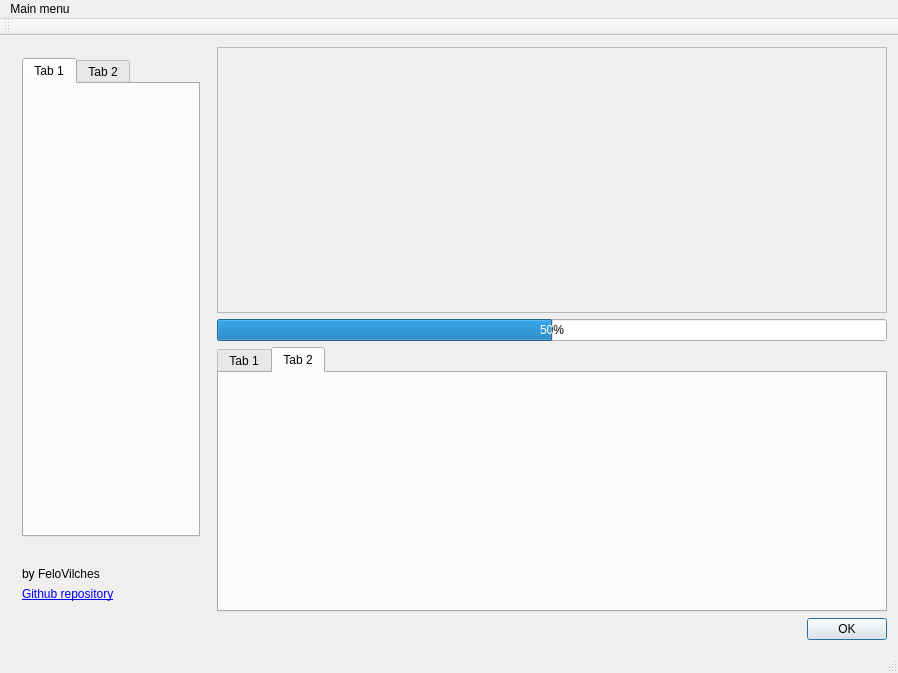
<?xml version="1.0" encoding="UTF-8"?>
<ui version="4.0">
 <class>MainWindow</class>
 <widget class="QMainWindow" name="MainWindow">
  <property name="geometry">
   <rect>
    <x>0</x>
    <y>0</y>
    <width>898</width>
    <height>673</height>
   </rect>
  </property>
  <property name="minimumSize">
   <size>
    <width>550</width>
    <height>450</height>
   </size>
  </property>
  <property name="windowTitle">
   <string>MainWindow</string>
  </property>
  <widget class="QWidget" name="centralWidget">
   <layout class="QVBoxLayout" name="verticalLayout_2">
    <item>
     <layout class="QHBoxLayout" name="horizontalLayout">
      <item>
       <widget class="QWidget" name="widget" native="true">
        <property name="minimumSize">
         <size>
          <width>200</width>
          <height>0</height>
         </size>
        </property>
        <property name="maximumSize">
         <size>
          <width>200</width>
          <height>16777215</height>
         </size>
        </property>
        <layout class="QVBoxLayout" name="verticalLayout_4">
         <item>
          <widget class="QTabWidget" name="tabs">
           <widget class="QWidget" name="tab_3">
            <attribute name="title">
             <string>Tab 1</string>
            </attribute>
           </widget>
           <widget class="QWidget" name="tab_4">
            <attribute name="title">
             <string>Tab 2</string>
            </attribute>
           </widget>
          </widget>
         </item>
         <item>
          <widget class="QWidget" name="menuContainer" native="true">
           <property name="minimumSize">
            <size>
             <width>0</width>
             <height>0</height>
            </size>
           </property>
           <layout class="QVBoxLayout" name="verticalLayout_7">
            <property name="leftMargin">
             <number>0</number>
            </property>
            <property name="topMargin">
             <number>0</number>
            </property>
            <property name="rightMargin">
             <number>0</number>
            </property>
            <property name="bottomMargin">
             <number>0</number>
            </property>
            <item>
             <layout class="QVBoxLayout" name="verticalLayout_6"/>
            </item>
           </layout>
          </widget>
         </item>
         <item>
          <widget class="QFrame" name="frame">
           <property name="minimumSize">
            <size>
             <width>0</width>
             <height>80</height>
            </size>
           </property>
           <property name="maximumSize">
            <size>
             <width>16777215</width>
             <height>200</height>
            </size>
           </property>
           <property name="frameShape">
            <enum>QFrame::NoFrame</enum>
           </property>
           <property name="frameShadow">
            <enum>QFrame::Plain</enum>
           </property>
           <property name="lineWidth">
            <number>0</number>
           </property>
           <layout class="QVBoxLayout" name="verticalLayout_5">
            <property name="leftMargin">
             <number>0</number>
            </property>
            <property name="topMargin">
             <number>0</number>
            </property>
            <item>
             <layout class="QVBoxLayout" name="verticalLayout_3">
              <item>
               <widget class="QLabel" name="label">
                <property name="text">
                 <string>by FeloVilches</string>
                </property>
                <property name="alignment">
                 <set>Qt::AlignBottom|Qt::AlignLeading|Qt::AlignLeft</set>
                </property>
               </widget>
              </item>
              <item>
               <widget class="QLabel" name="githubLabel">
                <property name="text">
                 <string>&lt;a href=&quot;https://github.com/FeloVilches/Qt5-Examples-Templates&quot;&gt;Github repository&lt;/a&gt;</string>
                </property>
                <property name="textFormat">
                 <enum>Qt::RichText</enum>
                </property>
                <property name="alignment">
                 <set>Qt::AlignLeading|Qt::AlignLeft|Qt::AlignTop</set>
                </property>
               </widget>
              </item>
             </layout>
            </item>
           </layout>
          </widget>
         </item>
        </layout>
       </widget>
      </item>
      <item>
       <layout class="QVBoxLayout" name="verticalLayout">
        <item>
         <widget class="QScrollArea" name="upperContainer">
          <property name="sizePolicy">
           <sizepolicy hsizetype="Expanding" vsizetype="Expanding">
            <horstretch>0</horstretch>
            <verstretch>0</verstretch>
           </sizepolicy>
          </property>
          <property name="sizeAdjustPolicy">
           <enum>QAbstractScrollArea::AdjustToContents</enum>
          </property>
          <property name="widgetResizable">
           <bool>true</bool>
          </property>
          <property name="alignment">
           <set>Qt::AlignCenter</set>
          </property>
          <widget class="QWidget" name="upperContainerWidget">
           <property name="geometry">
            <rect>
             <x>0</x>
             <y>0</y>
             <width>668</width>
             <height>261</height>
            </rect>
           </property>
          </widget>
         </widget>
        </item>
        <item>
         <widget class="QProgressBar" name="progressBar">
          <property name="value">
           <number>50</number>
          </property>
         </widget>
        </item>
        <item>
         <widget class="QTabWidget" name="tabWidget">
          <property name="minimumSize">
           <size>
            <width>0</width>
            <height>200</height>
           </size>
          </property>
          <property name="currentIndex">
           <number>1</number>
          </property>
          <widget class="QWidget" name="tab">
           <attribute name="title">
            <string>Tab 1</string>
           </attribute>
          </widget>
          <widget class="QWidget" name="tab_2">
           <attribute name="title">
            <string>Tab 2</string>
           </attribute>
           <zorder>widget</zorder>
          </widget>
         </widget>
        </item>
        <item>
         <widget class="QDialogButtonBox" name="btnBar">
          <property name="minimumSize">
           <size>
            <width>0</width>
            <height>0</height>
           </size>
          </property>
          <property name="standardButtons">
           <set>QDialogButtonBox::Ok</set>
          </property>
          <property name="centerButtons">
           <bool>false</bool>
          </property>
         </widget>
        </item>
        <item>
         <layout class="QHBoxLayout" name="horizontalLayout_2"/>
        </item>
       </layout>
      </item>
     </layout>
    </item>
   </layout>
  </widget>
  <widget class="QMenuBar" name="menuBar">
   <property name="geometry">
    <rect>
     <x>0</x>
     <y>0</y>
     <width>898</width>
     <height>18</height>
    </rect>
   </property>
   <widget class="QMenu" name="menuMi_fucking_titulo">
    <property name="title">
     <string>Main menu</string>
    </property>
   </widget>
   <addaction name="menuMi_fucking_titulo"/>
  </widget>
  <widget class="QToolBar" name="mainToolBar">
   <property name="movable">
    <bool>true</bool>
   </property>
   <attribute name="toolBarArea">
    <enum>TopToolBarArea</enum>
   </attribute>
   <attribute name="toolBarBreak">
    <bool>false</bool>
   </attribute>
  </widget>
  <widget class="QStatusBar" name="statusBar"/>
 </widget>
 <layoutdefault spacing="6" margin="11"/>
 <resources/>
 <connections/>
</ui>
